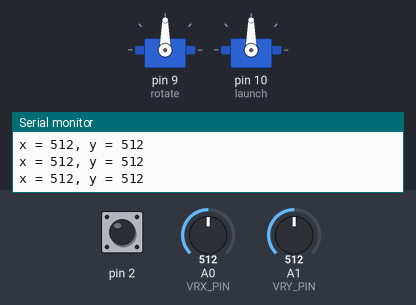
Recording of a sketch running on a simulated Arduino Uno, built with avr-gcc and run on an emulated ATmega328P. On the bench: 2 × servo, the last lines printed to the serial monitor. The test bench sets the inputs (shaded band); at power-on: A1 (VRY_PIN) = 512, pin 2 HIGH, A0 (VRX_PIN) = 512.

Above: at 1.2 s.
1.3 s: A1 (VRY_PIN) set to 555
2.8 s: A1 (VRY_PIN) set to 582
At 5.7 s:
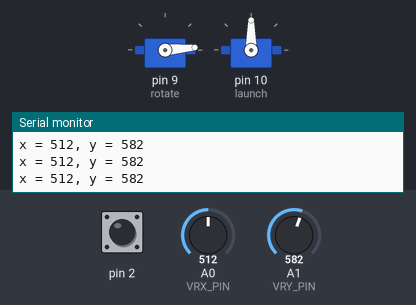
5.8 s: pin 2 pulled LOW for 0.15 s
At 5.95 s:
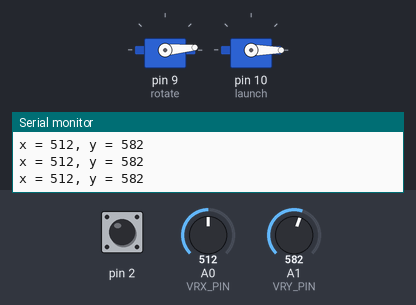
7.5 s: A1 (VRY_PIN) set to 459
9.0 s: A1 (VRY_PIN) set to 441
At 9.52 s:
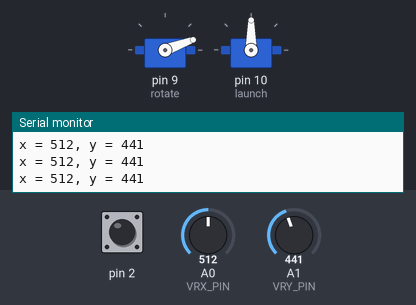
12.0 s: pin 2 pulled LOW for 1 s
At 14.9 s:
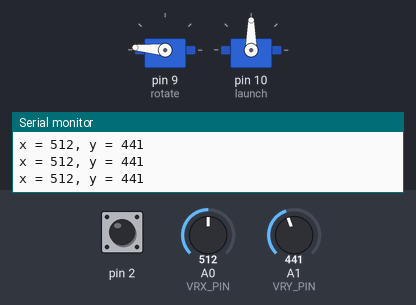
Timing chart, 0 to 16.0 s (numbered marks = the images above; inputs shaded):
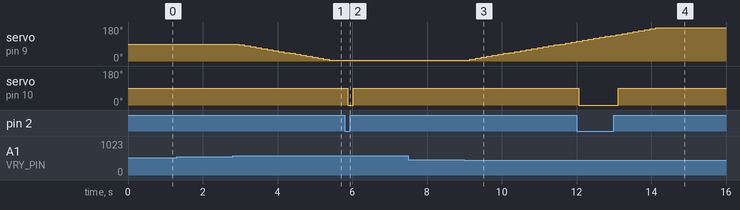

Measured:
- the behaviour switches between 569 and 570 on A1 (VRY_PIN) (found by bisection; images 0 and 1)
- the behaviour switches between 451 and 450 on A1 (VRY_PIN) (found by bisection; images 2 and 3)
- after the input at 2.8 s, servo on pin 9 (rotate): moves from 90° to 5° over 2.4 s, starting after 0.17 s
- after the input at 5.8 s, servo on pin 10 (launch): 90° → 0° after 0.08 s, → 90° 0.15 s later
- after the input at 9.0 s, servo on pin 9 (rotate): moves from 5° to 100° over 2.7 s, starting after 0.15 s
- after the input at 12.0 s, servo on pin 10 (launch): 90° → 0° after 0.06 s, → 90° 1.1 s later

The sketch:

sketch_may23a.ino
```cpp
#include <Servo.h>

Servo rotate;
Servo launch;

#define VRX_PIN A0
#define VRY_PIN A1

int xValue = 0;
int yValue = 0;
int angle = 90;
boolean holding = true;

void setup() {
  Serial.begin(9600);
  rotate.attach(9);
  launch.attach(10);
  pinMode(2, INPUT_PULLUP);
}

void loop() {
  xValue = analogRead(VRX_PIN);
  yValue = analogRead(VRY_PIN);

  Serial.print("x = ");
  Serial.print(xValue);
  Serial.print(", y = ");
  Serial.println(yValue);

  if (digitalRead(2) == LOW) {
    launch.write(0);
    delay(100);
  } else {
    launch.write(90);
    delay(100);
  }


  if (yValue >= 570) {
    angle -= 5;
  }
  if (yValue <= 450) {
    angle += 5;
  }
  if (angle > 175) {
    angle = 175;
  }
  if (angle < 5) {
    angle = 5;
  }
  rotate.write(angle);
  delay(50);
}
```
